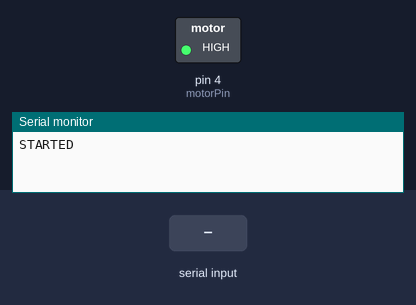
Simulated run of this sketch. Board: Arduino Uno, built with avr-gcc and run on an emulated ATmega328P. Parts: switched loads named in the sketch (green lamp = pin HIGH), the last lines printed to the serial monitor. The inputs (shaded band) are chosen by the test bench.

Above: at 1.2 s.
1.3 s: "1" received over the second serial link
At 1.9 s:
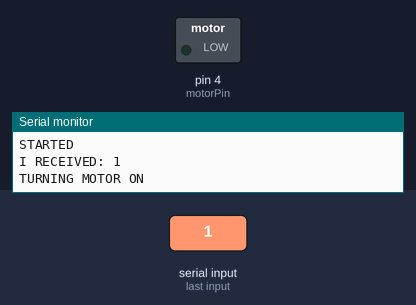
2.8 s: "0" received over the second serial link
At 4.2 s:
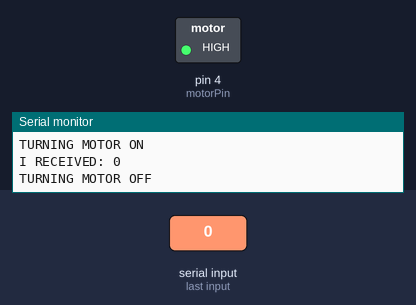
Timing chart, 0 to 5.8 s (numbered marks = the images above; inputs shaded):
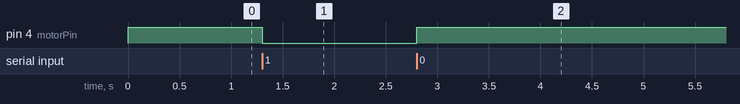

Measured:
- after the input at 1.3 s, pin 4 (motorPin): HIGH → LOW at once
- after the input at 2.8 s, pin 4 (motorPin): LOW → HIGH at once

The sketch:

main.ino
```cpp
#include <SoftwareSerial.h>

SoftwareSerial bt(10, 11); // RX, TX

const int motorPin = 4;

void setup() {
  Serial.begin(9600);
  bt.begin(9600);

  pinMode(motorPin, OUTPUT);
  digitalWrite(motorPin, HIGH);

  Serial.println("STARTED");
}

void loop() {
  if (bt.available()) {
    char c = bt.read();

    Serial.print("I RECEIVED: ");
    Serial.println(c);

    if (c == '1') {
      Serial.println("TURNING MOTOR ON");
      digitalWrite(motorPin, LOW);
    }

    if (c == '0') {
      Serial.println("TURNING MOTOR OFF");
      digitalWrite(motorPin, HIGH);
    }
  }
}
```
